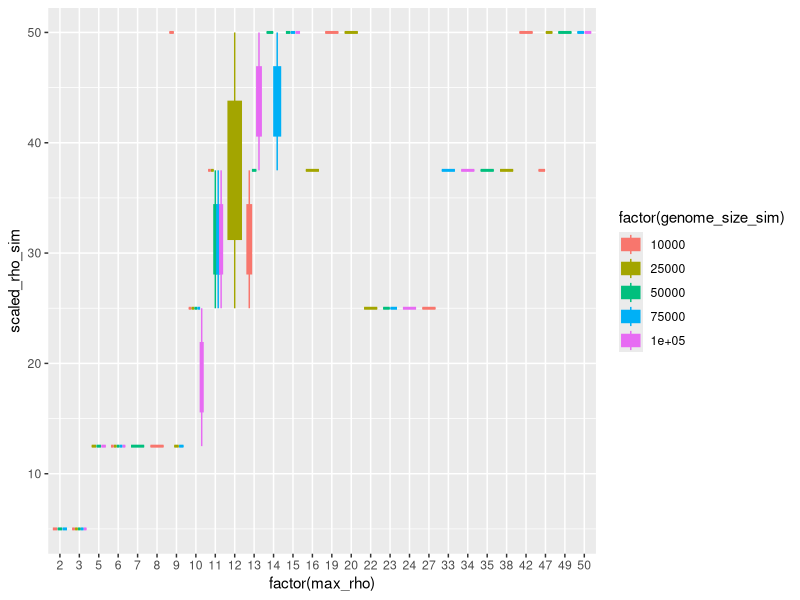

The R script that drew this image:
library(ggplot2)

ldhat_results <- read.csv("ldhat_collected_results_sweep_1.csv")

# ggplot(faithful, aes(x=eruptions, y=waiting)) + 
#   geom_point()


# ggplot(data=ldhat_results, aes(x=factor(genome_size_sim), y=(max_rho - scaled_rho_sim)/scaled_rho_sim)) + 
#   geom_boxplot(aes(fill=factor(sample_size_sim), color=factor(sample_size_sim))) + 
#   facet_wrap(~ scaled_rho_sim, label=label_both, ncol=2) + 
#   geom_hline(yintercept=0)

ggplot(data=ldhat_results, aes(x=factor(max_rho), y=scaled_rho_sim)) +
  geom_boxplot(aes(fill=factor(genome_size_sim), color=factor(genome_size_sim)))
